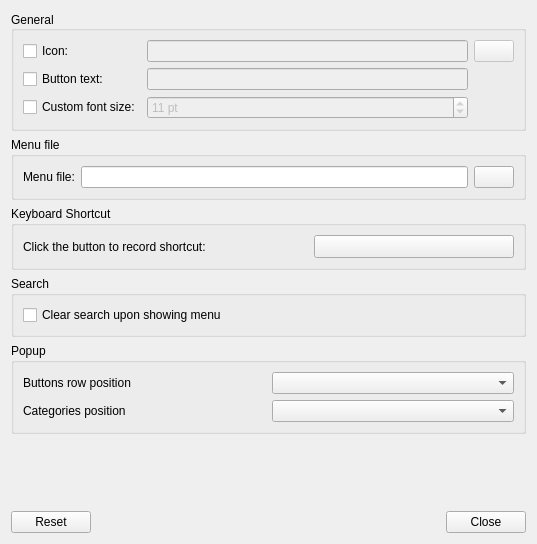
<?xml version="1.0" encoding="UTF-8"?>
<ui version="4.0">
 <class>LXQtFancyMenuConfiguration</class>
 <widget class="QDialog" name="LXQtFancyMenuConfiguration">
  <property name="geometry">
   <rect>
    <x>0</x>
    <y>0</y>
    <width>537</width>
    <height>544</height>
   </rect>
  </property>
  <property name="windowTitle">
   <string>Fancy Menu settings</string>
  </property>
  <layout class="QVBoxLayout" name="verticalLayout">
   <item>
    <widget class="QGroupBox" name="generalGB">
     <property name="title">
      <string>General</string>
     </property>
     <property name="alignment">
      <set>Qt::AlignLeading|Qt::AlignLeft|Qt::AlignVCenter</set>
     </property>
     <property name="flat">
      <bool>false</bool>
     </property>
     <property name="checkable">
      <bool>false</bool>
     </property>
     <layout class="QGridLayout" name="gridLayout">
      <item row="0" column="0">
       <widget class="QCheckBox" name="iconCB">
        <property name="text">
         <string>Icon:</string>
        </property>
       </widget>
      </item>
      <item row="0" column="1">
       <widget class="QLineEdit" name="iconLE">
        <property name="enabled">
         <bool>false</bool>
        </property>
       </widget>
      </item>
      <item row="0" column="2">
       <widget class="QPushButton" name="iconPB">
        <property name="enabled">
         <bool>false</bool>
        </property>
        <property name="text">
         <string/>
        </property>
       </widget>
      </item>
      <item row="1" column="0">
       <widget class="QCheckBox" name="showTextCB">
        <property name="text">
         <string>Button text:</string>
        </property>
       </widget>
      </item>
      <item row="1" column="1">
       <widget class="QLineEdit" name="textLE">
        <property name="enabled">
         <bool>false</bool>
        </property>
       </widget>
      </item>
      <item row="2" column="0">
       <widget class="QCheckBox" name="customFontCB">
        <property name="enabled">
         <bool>true</bool>
        </property>
        <property name="text">
         <string>Custom font size:</string>
        </property>
       </widget>
      </item>
      <item row="2" column="1">
       <widget class="QSpinBox" name="customFontSizeSB">
        <property name="enabled">
         <bool>false</bool>
        </property>
        <property name="suffix">
         <string> pt</string>
        </property>
        <property name="minimum">
         <number>1</number>
        </property>
        <property name="value">
         <number>11</number>
        </property>
       </widget>
      </item>
     </layout>
    </widget>
   </item>
   <item>
    <widget class="QGroupBox" name="menuGB">
     <property name="enabled">
      <bool>true</bool>
     </property>
     <property name="title">
      <string>Menu file</string>
     </property>
     <layout class="QGridLayout" name="gridLayout_2">
      <item row="0" column="0">
       <widget class="QLabel" name="menuFileL">
        <property name="text">
         <string>Menu file:</string>
        </property>
       </widget>
      </item>
      <item row="0" column="1">
       <widget class="QLineEdit" name="menuFilePathLE"/>
      </item>
      <item row="0" column="2">
       <widget class="QPushButton" name="chooseMenuFilePB"/>
      </item>
     </layout>
    </widget>
   </item>
   <item>
    <widget class="QGroupBox" name="groupBox">
     <property name="title">
      <string>Keyboard Shortcut</string>
     </property>
     <layout class="QGridLayout" name="gridLayout_3">
      <item row="0" column="1">
       <widget class="ShortcutSelector" name="shortcutEd">
        <property name="minimumSize">
         <size>
          <width>200</width>
          <height>0</height>
         </size>
        </property>
        <property name="text">
         <string/>
        </property>
       </widget>
      </item>
      <item row="0" column="0">
       <widget class="QLabel" name="label">
        <property name="text">
         <string>Click the button to record shortcut:</string>
        </property>
       </widget>
      </item>
     </layout>
    </widget>
   </item>
   <item>
    <widget class="QGroupBox" name="searchGB">
     <property name="title">
      <string>Search</string>
     </property>
     <layout class="QGridLayout" name="gridLayout_4">
      <item row="0" column="0" colspan="2">
       <widget class="QCheckBox" name="filterClearCB">
        <property name="text">
         <string>Clear search upon showing menu</string>
        </property>
       </widget>
      </item>
     </layout>
    </widget>
   </item>
   <item>
    <widget class="QGroupBox" name="popupGB">
     <property name="title">
      <string>Popup</string>
     </property>
     <layout class="QGridLayout" name="gridLayout_5">
      <item row="0" column="1">
       <widget class="QComboBox" name="buttRowPosCB"/>
      </item>
      <item row="0" column="0">
       <widget class="QLabel" name="buttRowPosLabel">
        <property name="text">
         <string>Buttons row position</string>
        </property>
       </widget>
      </item>
      <item row="1" column="0">
       <widget class="QLabel" name="categoryViewPosLabel">
        <property name="text">
         <string>Categories position</string>
        </property>
       </widget>
      </item>
      <item row="1" column="1">
       <widget class="QComboBox" name="categoryViewPosCB"/>
      </item>
     </layout>
    </widget>
   </item>
   <item>
    <spacer name="verticalSpacer">
     <property name="orientation">
      <enum>Qt::Vertical</enum>
     </property>
     <property name="sizeHint" stdset="0">
      <size>
       <width>20</width>
       <height>41</height>
      </size>
     </property>
    </spacer>
   </item>
   <item>
    <widget class="QDialogButtonBox" name="buttons">
     <property name="orientation">
      <enum>Qt::Horizontal</enum>
     </property>
     <property name="standardButtons">
      <set>QDialogButtonBox::Close|QDialogButtonBox::Reset</set>
     </property>
    </widget>
   </item>
  </layout>
 </widget>
 <customwidgets>
  <customwidget>
   <class>ShortcutSelector</class>
   <extends>QToolButton</extends>
   <header location="global">LXQtGlobalKeysUi/ShortcutSelector</header>
  </customwidget>
 </customwidgets>
 <resources/>
 <connections>
  <connection>
   <sender>customFontCB</sender>
   <signal>toggled(bool)</signal>
   <receiver>customFontSizeSB</receiver>
   <slot>setEnabled(bool)</slot>
   <hints>
    <hint type="sourcelabel">
     <x>60</x>
     <y>249</y>
    </hint>
    <hint type="destinationlabel">
     <x>280</x>
     <y>277</y>
    </hint>
   </hints>
  </connection>
  <connection>
   <sender>showTextCB</sender>
   <signal>toggled(bool)</signal>
   <receiver>textLE</receiver>
   <slot>setEnabled(bool)</slot>
   <hints>
    <hint type="sourcelabel">
     <x>239</x>
     <y>39</y>
    </hint>
    <hint type="destinationlabel">
     <x>313</x>
     <y>68</y>
    </hint>
   </hints>
  </connection>
  <connection>
   <sender>iconCB</sender>
   <signal>toggled(bool)</signal>
   <receiver>iconLE</receiver>
   <slot>setEnabled(bool)</slot>
   <hints>
    <hint type="sourcelabel">
     <x>91</x>
     <y>53</y>
    </hint>
    <hint type="destinationlabel">
     <x>284</x>
     <y>53</y>
    </hint>
   </hints>
  </connection>
  <connection>
   <sender>iconCB</sender>
   <signal>toggled(bool)</signal>
   <receiver>iconPB</receiver>
   <slot>setEnabled(bool)</slot>
   <hints>
    <hint type="sourcelabel">
     <x>91</x>
     <y>53</y>
    </hint>
    <hint type="destinationlabel">
     <x>431</x>
     <y>53</y>
    </hint>
   </hints>
  </connection>
 </connections>
</ui>
